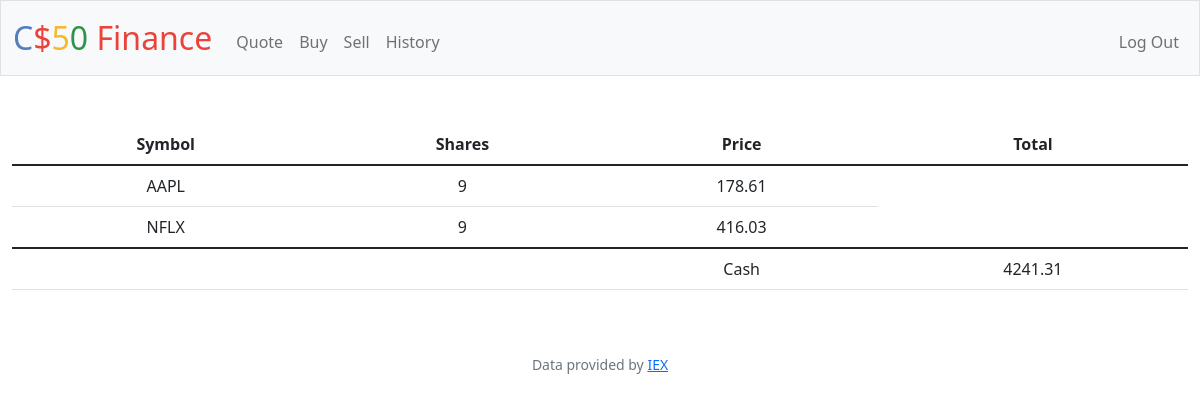
The page / (signed in) on the database its author committed.
### tables this page shows
CREATE TABLE "transactions" ('id' INTEGER PRIMARY KEY AUTOINCREMENT NOT NULL, 'user_id' INTEGER, 'symbol' TEXT, 'shares' INTEGER, 'price' REAL, 'date' DATETIME);

CREATE TABLE users (id INTEGER PRIMARY KEY AUTOINCREMENT NOT NULL, username TEXT NOT NULL, hash TEXT NOT NULL, cash NUMERIC NOT NULL DEFAULT 10000.00);

### app.py (the view)
@app.route("/")
@login_required
def index():
    user_id = session["user_id"]
    total_shares = db.execute("SELECT symbol, SUM(shares) AS shares, price FROM transactions WHERE user_id = ? GROUP BY symbol", user_id)
    get_cash = db.execute("SELECT cash FROM users WHERE id = ?", user_id)
    cash = get_cash[0]["cash"]
    return render_template("index.html", database=total_shares, cash=cash)

### app.py (called while the page is built)
@app.after_request
def after_request(response):
    response.headers["Cache-Control"] = "no-cache, no-store, must-revalidate"
    response.headers["Expires"] = 0
    response.headers["Pragma"] = "no-cache"
    return response

### helpers.py (called while the page is built)
def login_required(f):
    @wraps(f)
    def decorated_function(*args, **kwargs):
        if session.get("user_id") is None:
            return redirect("/login")
        return f(*args, **kwargs)
    return decorated_function

### templates/index.html (shortened to what this page needs)
{% extends "layout.html" %}
{% block main %}
    <table class="table">
        <thead>
            <tr>
                <th scope="col">Symbol</th>
                <th scope="col">Shares</th>
                <th scope="col">Price</th>
                <th scope="col">Total</th>
            </tr>
        </thead>
        <tbody>
            {% for row in database %}
                <tr>
                    <td>{{ row["symbol"] }}</td>
                    <td>{{ row["shares"] }}</td>
                    <td>{{ row["price"] }}</td>
                </tr>
            {% endfor %}
        </tbody>
        <tfooter>
            <tr>
                <td></td>
                <td></td>
                <td>Cash</td>
                <td>{{ cash }}</td>
            </tr>
        </tfooter>
    </table>
{% endblock %}

### rows shown on the page
transactions: symbol "NFLX", shares "9", price "416.03"
users: cash "4241.31"

### other values the page prints
{{ row["symbol"] }} "AAPL"
{{ row["shares"] }} "9"
{{ row["price"] }} "178.61"
